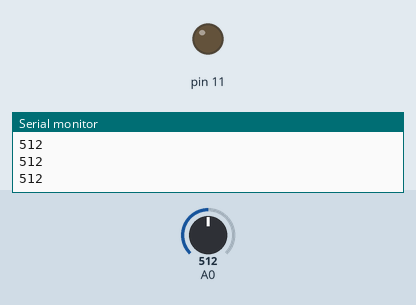
A sketch run on a simulated Arduino Uno, built with avr-gcc and run on an emulated ATmega328P. On the bench: output pins drawn as LEDs (lit = HIGH), the last lines printed to the serial monitor. The inputs (shaded band) are chosen by the test bench; at power-on: A0 = 512.

Above: at 1.2 s.
1.3 s: A0 set to 315
2.8 s: A0 set to 282
At 3.4 s:
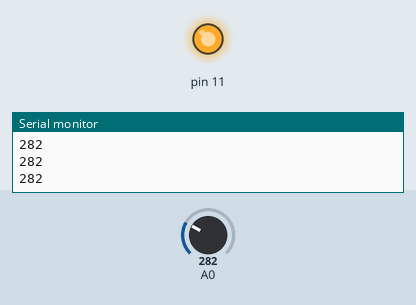
4.3 s: A0 set to 306
At 4.9 s:
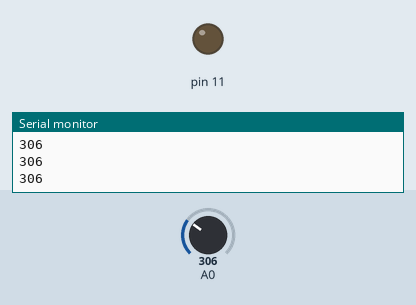
5.8 s: A0 set to 122
At 6.4 s:
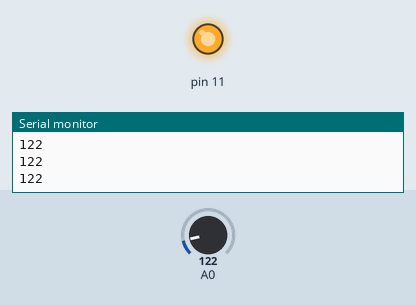
Timing chart, 0 to 8.3 s (numbered marks = the images above; inputs shaded):
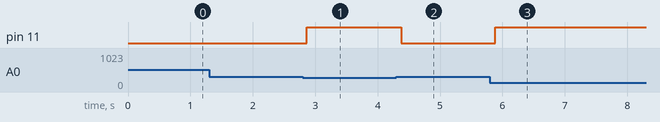

Measured:
- the behaviour switches between 301 and 300 on A0 (found by bisection; images 0 and 1)
- after the input at 2.8 s, pin 11: LOW → HIGH after 0.07 s
- after the input at 4.3 s, pin 11: HIGH → LOW after 0.08 s
- after the input at 5.8 s, pin 11: LOW → HIGH after 0.08 s

The sketch:

nightlight.ino
```cpp
int LDRValue=0;
int lightSensitivity=300;
void setup() {
  // put your setup code here, to run once:
  Serial.begin(9600);
  pinMode(11,OUTPUT);
}

void loop() {
  // put your main code here, to run repeatedly:
  LDRValue=analogRead(A0);
  Serial.println(LDRValue);
  delay(50);

  if(LDRValue>lightSensitivity) {
    digitalWrite(11,LOW);
  }
  else {
    digitalWrite(11,HIGH);
  }
}
```
